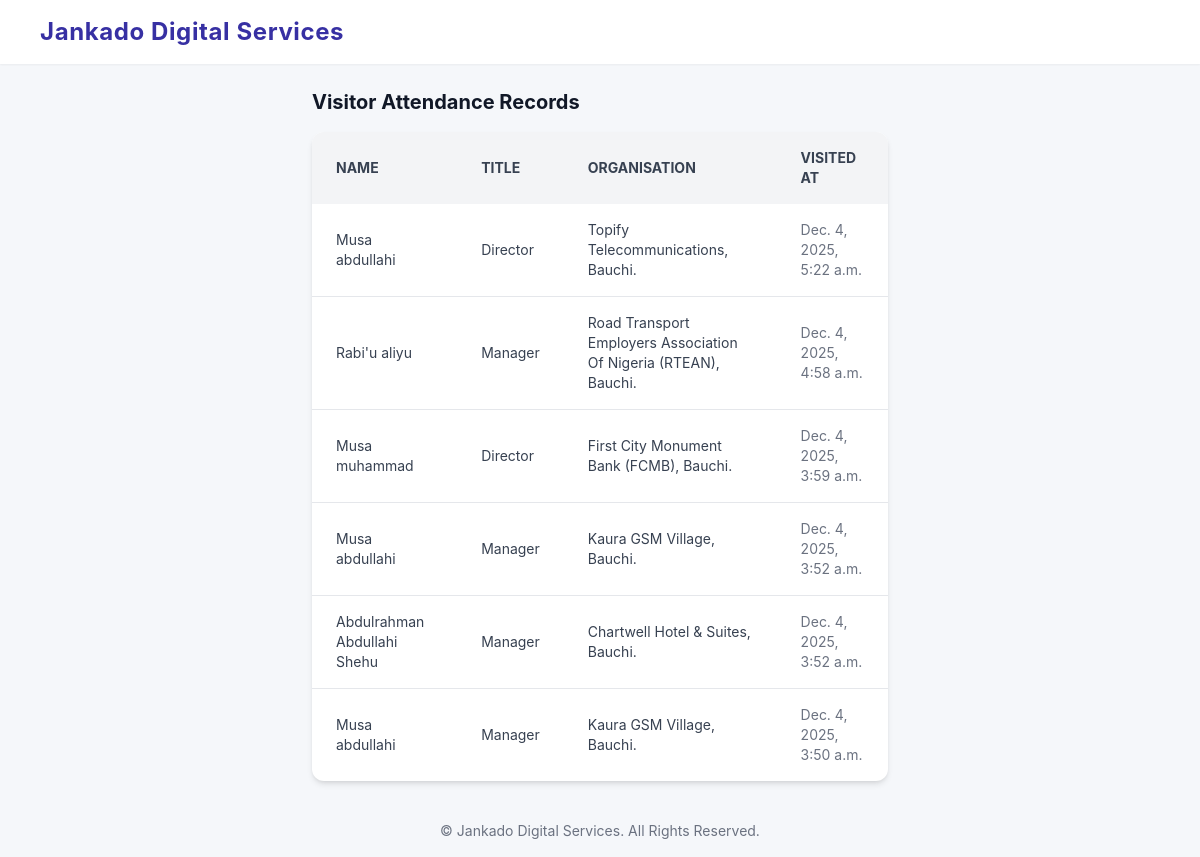
The page /jadmin/attendance/ on the database its author committed.
### attendance/models.py (models this page shows, shortened)
class Visitor(models.Model):
    organisation = models.ForeignKey(Organisation, on_delete=models.CASCADE)
    name = models.CharField(max_length=200)
    title = models.CharField(max_length=200)
    visited_at = models.DateTimeField(auto_now_add=True)

class Organisation(models.Model):
    name = models.CharField(max_length=200)
    qr_code = models.ImageField(upload_to="qr_codes/", blank=True, null=True)

### attendance/views.py (the view)
# urls.py: path("jadmin/attendance/", views.attendance_list, name="attendance_list"),
def attendance_list(request):
    visitors = Visitor.objects.select_related("organisation").order_by("-visited_at")
    return render(request, "attendance_list.html", {"visitors": visitors})

### templates/attendance_list.html (shortened to what this page needs)
{% extends "base.html" %}
{% block content %}
<h2 class="text-xl font-bold mb-4">Visitor Attendance Records</h2>
<div class="hidden md:block">
    <div class="bg-white shadow-md rounded-xl overflow-hidden">
        <table class="min-w-full">
            <thead class="bg-gray-100 text-gray-700 uppercase text-sm font-semibold">
                <tr>
                    <th class="py-4 px-6 text-left">Name</th>
                    <th class="py-4 px-6 text-left">Title</th>
                    <th class="py-4 px-6 text-left">Organisation</th>
                    <th class="py-4 px-6 text-left">Visited At</th>
                </tr>
            </thead>
            <tbody class="text-gray-700 text-sm">
            {% for visitor in visitors %}
                <tr class="border-b last:border-none hover:bg-gray-50">
                    <td class="py-4 px-6">{{ visitor.name }}</td>
                    <td class="py-4 px-6">{{ visitor.title }}</td>
                    <td class="py-4 px-6">{{ visitor.organisation.name }}</td>
                    <td class="py-4 px-6 text-gray-500">{{ visitor.visited_at }}</td>
                </tr>
            {% empty %}
                <tr>
                    <td colspan="4" class="py-6 text-center text-gray-500">No attendance records yet.</td>
                </tr>
            {% endfor %}
            </tbody>
        </table>
    </div>
</div>
{% endblock %}

### templates/base.html (style rules this page uses)
body { font-family: 'Inter', sans-serif; background: #f5f7fa; }

### rows shown on the page
Visitor: name "Musa abdullahi", title "Director", organisation.name "Topify Telecommunications, Bauchi.", visited_at "Dec. 4, 2025, 5:22 a.m."
Visitor: name "Rabi'u aliyu", title "Manager", organisation.name "Road Transport Employers Association Of Nigeria (RTEAN), Bauchi.", visited_at "Dec. 4, 2025, 4:58 a.m."
Visitor: name "Musa muhammad", title "Director", organisation.name "First City Monument Bank (FCMB), Bauchi.", visited_at "Dec. 4, 2025, 3:59 a.m."
Visitor: name "Musa abdullahi", title "Manager", organisation.name "Kaura GSM Village, Bauchi.", visited_at "Dec. 4, 2025, 3:52 a.m."
Visitor: name "Abdulrahman Abdullahi Shehu", title "Manager", organisation.name "Chartwell Hotel & Suites, Bauchi.", visited_at "Dec. 4, 2025, 3:52 a.m."
Visitor: name "Musa abdullahi", title "Manager", organisation.name "Kaura GSM Village, Bauchi.", visited_at "Dec. 4, 2025, 3:50 a.m."
